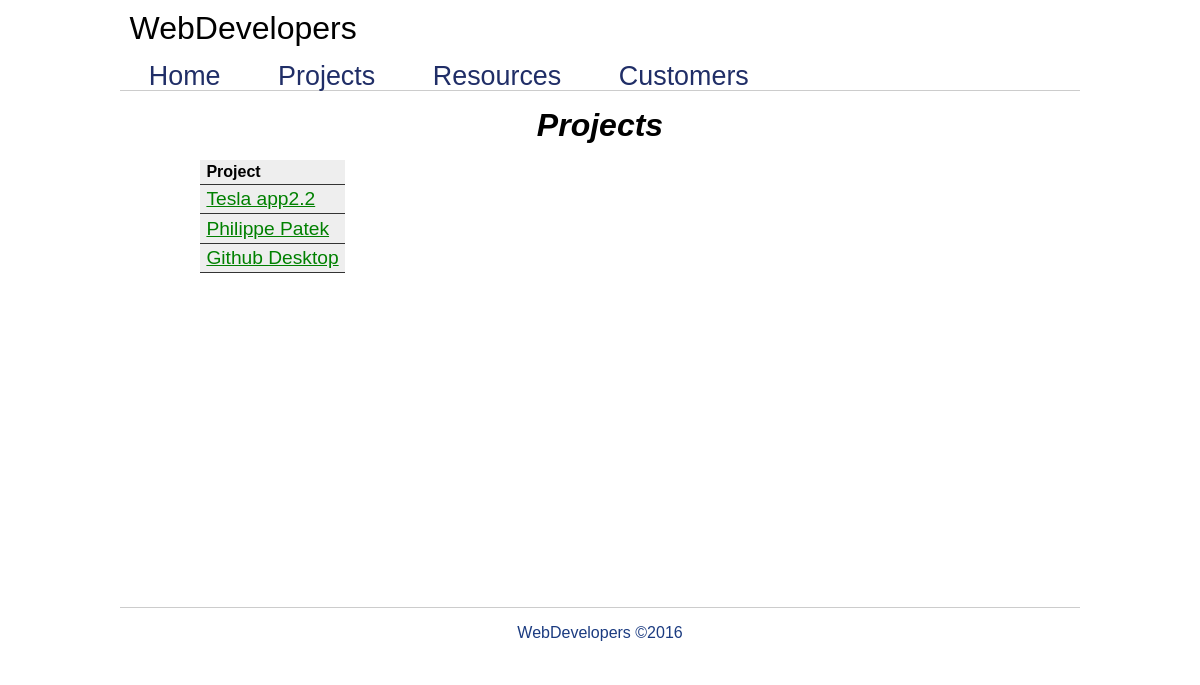
The page /projectlist.php on the database its author committed.
### tables this page shows
CREATE TABLE `project` (
  `project_id` int(11) NOT NULL,
  `project_name` varchar(45) NOT NULL,
  `project_description` text NOT NULL,
  `p_otherDetails` text NOT NULL,
  `customer_customer_id` int(11) NOT NULL
);

### projectlist.php (the view, shortened to what this page needs)
<?php
    include 'includes/header.php';
?>
<body>
<?php include 'includes/menu.php'; ?>
<div class="wrapper">
<div id="content">
<h1>Projects</h1>
<table>
<thead>
	<tr>
		<th colspan="2">Project</th>
	</tr>
</thead>
	<?php require_once 'conn.php';
		$stmt = $link->prepare("SELECT distinct project_name, project_id
								FROM project_has_resource
								JOIN project
								ON project.project_id = project_has_resource.project_project_id");
		$stmt->execute();
		$stmt->bind_result($projectname, $pid );
		while($stmt->fetch()) {
		echo '
		<td colspan="2"><a href="projectdetails.php?pid=' .$pid . '">'.$projectname.'</a></td></tr>';
		}
	?>
</table>
</div>
<?php include 'includes/footer.php'; ?>
</div>
</body>
</html>

### css/style.css (style rules this page uses)
* { margin:0; padding:0; }
body { font-family:'Open-Sans', sans-serif; }
h1,h2,h3 { text-align: center; }
.wrapper { width:60em; min-height:500px; margin:0 auto; }
a { font-size: 1.2em; color: green; }
#content { width:50em; min-height:500px; margin:0 auto; }
#content h1 { text-align:center; margin:.5em auto; font-style:italic; }
table { border-collapse: collapse; }
td, th { border-spacing: 0.5rem; padding: 0.2rem 0.4em; text-align: left; border-bottom: 1px solid #333; background-color: #eee; }

### rows shown on the page
project: project_name "Tesla app2.2"
project: project_name "Philippe Patek"
project: project_name "Github Desktop"
